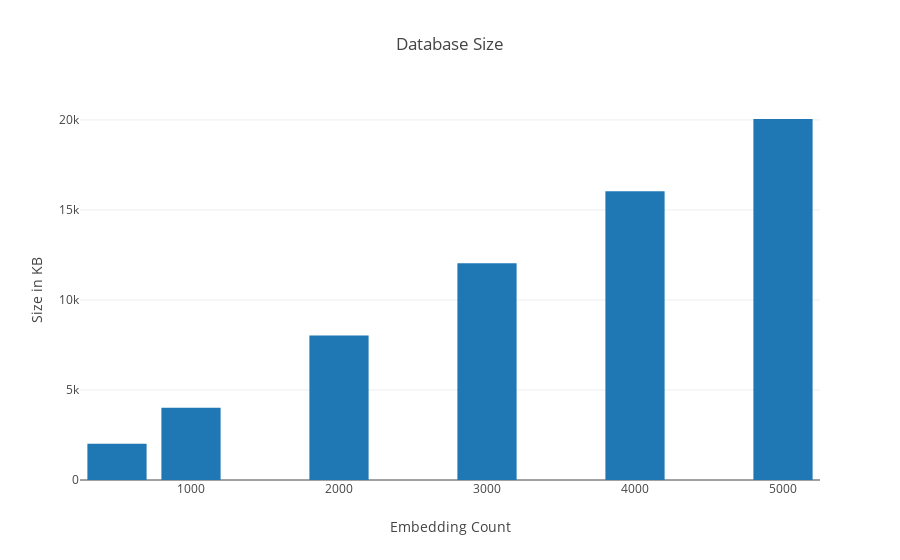

Here is the notebook cell this chart was saved with:
### Code cell
# File Size
plotly.offline.init_notebook_mode(connected=True)
trace = plotly.graph_objs.Bar(
    x = counts,
    y = [size/1024 for size in db_sizes]
)
layout = plotly.graph_objs.Layout(title="Database Size",
                yaxis=dict(title='Size in KB'),
                xaxis=dict(title='Embedding Count'))
data = [trace]
fig = plotly.graph_objs.Figure(data=data, layout=layout)
plotly.offline.iplot(fig, filename='jupyter-basic_bar')

### Figure 1 — Plotly figure (JSON) as saved in the notebook; plotly's stock layout.template omitted (floating-point values rounded to 4 significant figures)
{"data": [{"type": "bar", "uid": "9fc677d6-afa7-11e8-99fb-94b86d86a98e", "x": [500, 1000, 2000, 3000, 4000, 5000], "y": [2008, 4016, 8028, 12036, 16044, 20052]}], "layout": {"title": "Database Size", "xaxis": {"title": "Embedding Count"}, "yaxis": {"title": "Size in KB"}}}
